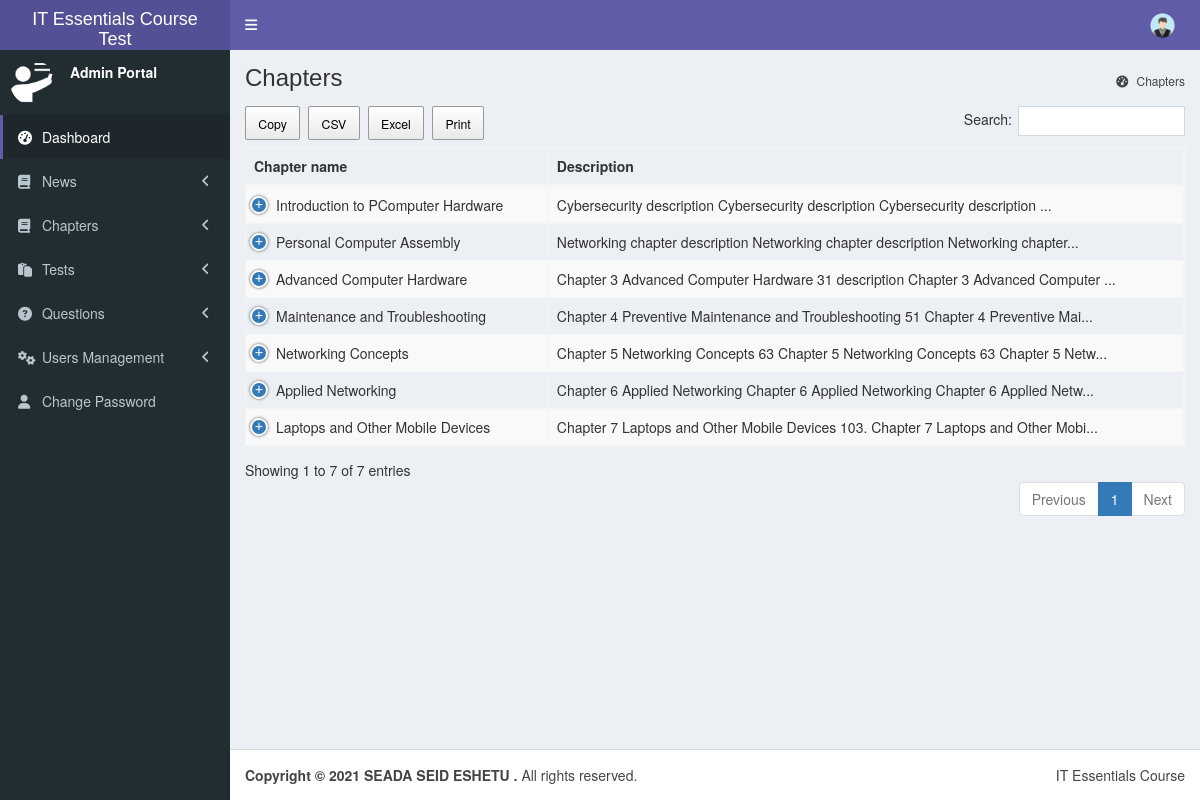
The page /view-chapters (signed in) on the database its author committed.
### it_essentials/models.py (models this page shows, shortened)
class StudentProfile(AbstractBaseUser, PermissionsMixin):
    email = models.EmailField(unique=True, max_length=30)
    name = models.CharField(max_length=250)
    profile_image = models.ImageField(upload_to='profile_images',null=True, blank=True, default="me.png")
    is_active = models.BooleanField(default=True)
    is_staff = models.BooleanField(default=False)
    date_joined = models.DateTimeField(default=timezone.now)
    last_login = models.DateTimeField(null=True)
    objects = UserProfileManager()
    USERNAME_FIELD = 'email'
    REQUIRED_FIELDS = ['name']

class Chapter(models.Model):
    name = models.CharField(max_length=300)
    content = models.TextField()
    cover_image = models.ImageField(upload_to='chapters_cover_images')
    file_to_download = models.FileField(upload_to='chapter_file', blank=True, null=True)
    created = models.DateTimeField(auto_now_add=True)
    def snippet(self):
        return self.content[:80] + '...'

### it_essentials/views.py (the view)
# urls.py: path('view-chapters', view_chapters, name='view_chapters'),
@staff_member_required
def view_chapters(request):
    chapters = Chapter.objects.all()
    return render(request, 'admin/view_chapters.html',{'chapters':chapters})

### it_essentials/templates/admin/view_chapters.html (shortened to what this page needs)
{% extends 'base.html' %}
{% block container %}
<section class="content-header">
    <h1>
    Chapters
    </h1>
    <ol class="breadcrumb">
    <li class="active"><a href="{% url 'view_chapters' %}"><i class="fa fa-dashboard"></i> Chapters</a></li>
    </ol>
</section>
<section class="content container-fluid">
    <table id="example" class="table table-striped table-bordered nowrap" style="width:100%">
        <thead>
            <tr>
                <th>Chapter name</th>
                <th>Description</th>
            </tr>
        </thead>
        <tbody>
        {% for i in chapters %}
            <tr>
                <td>{{i.name}}</td>
                <td>{{i.snippet}}</td>
            </tr>
        {% endfor %}
        </tbody>
    </table>
</section>
{% endblock %}

### it_essentials/templates/base.html (shortened to what this page needs)
<!DOCTYPE html>
{% load static %}
<html>
<head>
  <link rel="stylesheet" href="{% static "bower_components/bootstrap/dist/css/bootstrap.min.css" %}">
  <link rel="stylesheet" href="{% static "bower_components/font-awesome/css/font-awesome.min.css" %}">
  <link rel="stylesheet" href="{% static "bower_components/Ionicons/css/ionicons.min.css" %}">
  <link rel="stylesheet" href="{% static "dist/css/AdminLTE.min.css" %}">
  <link rel="stylesheet" href="{% static "dist/css/skins/skin-purple.min.css" %}">
  <link rel="stylesheet" href="{% static "dataTables.bootstrap.min.css" %}">
  <link rel="stylesheet" href="{% static "buttons.dataTables.min.css" %}">
  <link rel="stylesheet" href="{% static "responsive.bootstrap.min.css" %}">
  <link rel="stylesheet" href="{% static "font-awesome.css" %}">
</head>
<body class="hold-transition skin-purple sidebar-mini">
<div class="wrapper">
  <header class="main-header">
    <a href="{% url 'account' %}" class="logo">
      <h4>IT Essentials Course Test</h4>
    </a>
    <nav class="navbar navbar-static-top" role="navigation">
      <a href="#" class="sidebar-toggle" data-toggle="push-menu" role="button">
      </a>
      <div class="navbar-custom-menu">
        <ul class="nav navbar-nav">
          <li class="dropdown user user-menu">
            <a href="#" class="dropdown-toggle" data-toggle="dropdown">
              <img src="{{user.profile_image.url}}" class="user-image" alt="User Image">
            </a>
          </li>
        </ul>
      </div>
    </nav>
  </header>
  <aside class="main-sidebar">
    <section class="sidebar">
      <div class="user-panel">
        <div class="pull-left image">
          <img src="{% static "teacher-icon.png" %}" class="img-circle" alt="User Image">
        </div>
        <div class="pull-left info">
          <p>Admin Portal</p>
        </div>
      </div>
      <ul class="sidebar-menu" data-widget="tree">
        <li class="active"><a href="{% url 'account' %}"><i class="fa fa-dashboard"></i> <span>Dashboard</span></a></li>
        <li class="treeview">
          <a href="#"><i class="fa fa-book"></i> <span>News</span>
            <span class="pull-right-container">
                <i class="fa fa-angle-left pull-right"></i>
              </span>
          </a>
        </li>
        <li class="treeview">
          <a href="#"><i class="fa fa-book"></i> <span>Chapters</span>
            <span class="pull-right-container">
                <i class="fa fa-angle-left pull-right"></i>
              </span>
          </a>
        </li>
        <li class="treeview">
          <a href="#"><i class="fa fa-clipboard"></i> <span>Tests</span>
            <span class="pull-right-container">
                <i class="fa fa-angle-left pull-right"></i>
              </span>
          </a>
        </li>
        <li class="treeview">
          <a href="#"><i class="fa fa-question-circle"></i> <span>Questions</span>
            <span class="pull-right-container">
                <i class="fa fa-angle-left pull-right"></i>
              </span>
          </a>
        </li>
        <li class="treeview">
          <a href="#"><i class="fa fa-gears"></i> <span>Users Management</span>
            <span class="pull-right-container">
                <i class="fa fa-angle-left pull-right"></i>
              </span>
          </a>
        </li>
        <li><a href="{% url 'change_password' %}"><i class="fa fa-user"></i> <span>Change Password</span></a></li>
      </ul>
    </section>
  </aside>
  <div class="content-wrapper">
    {% block container %}
    {% endblock  %}
  </div>
  <footer class="main-footer">
    <div class="pull-right hidden-xs">
     IT Essentials Course
    </div>
    <strong>Copyright &copy; 2021 SEADA SEID ESHETU  .</strong> All rights reserved.
  </footer>
</div>
</body>
</html>

### rows shown on the page
StudentProfile: profile_image (picture)
Chapter: name "Introduction to PComputer Hardware", snippet "Cybersecurity description Cybersecurity description Cybersecurity description ..."
Chapter: name "Personal Computer Assembly", snippet "Networking chapter description Networking chapter description Networking chapter..."
Chapter: name "Advanced Computer Hardware", snippet "Chapter 3 Advanced Computer Hardware 31 description Chapter 3 Advanced Computer ..."
Chapter: name "Maintenance and Troubleshooting", snippet "Chapter 4 Preventive Maintenance and Troubleshooting 51 Chapter 4 Preventive Mai..."
Chapter: name "Networking Concepts", snippet "Chapter 5 Networking Concepts 63 Chapter 5 Networking Concepts 63 Chapter 5 Netw..."
Chapter: name "Applied Networking", snippet "Chapter 6 Applied Networking Chapter 6 Applied Networking Chapter 6 Applied Netw..."
Chapter: name "Laptops and Other Mobile Devices", snippet "Chapter 7 Laptops and Other Mobile Devices 103. Chapter 7 Laptops and Other Mobi..."
